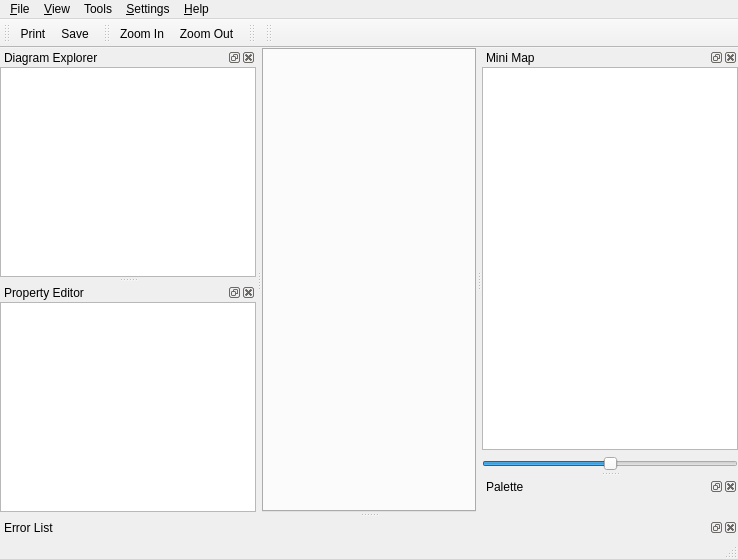
<?xml version="1.0" encoding="UTF-8"?>
<ui version="4.0">
 <class>MainWindowUi</class>
 <widget class="QMainWindow" name="MainWindowUi">
  <property name="geometry">
   <rect>
    <x>0</x>
    <y>0</y>
    <width>738</width>
    <height>559</height>
   </rect>
  </property>
  <property name="windowTitle">
   <string>QReal</string>
  </property>
  <property name="windowIcon">
   <iconset resource="../qrgui.qrc">
    <normaloff>:/icons/qreal.png</normaloff>:/icons/qreal.png</iconset>
  </property>
  <widget class="QWidget" name="centralwidget">
   <layout class="QGridLayout">
    <property name="margin">
     <number>0</number>
    </property>
    <property name="spacing">
     <number>0</number>
    </property>
    <item row="0" column="0">
     <widget class="QTabWidget" name="tabs"/>
    </item>
   </layout>
  </widget>
  <widget class="QMenuBar" name="menubar">
   <property name="geometry">
    <rect>
     <x>0</x>
     <y>0</y>
     <width>738</width>
     <height>21</height>
    </rect>
   </property>
   <widget class="QMenu" name="menu_File">
    <property name="title">
     <string>&amp;File</string>
    </property>
    <addaction name="actionOpen"/>
    <addaction name="actionSave"/>
    <addaction name="actionSave_as"/>
    <addaction name="actionPrint"/>
    <addaction name="actionMakeSvg"/>
    <addaction name="separator"/>
    <addaction name="actionQuit"/>
   </widget>
   <widget class="QMenu" name="menu_View">
    <property name="title">
     <string>&amp;View</string>
    </property>
    <addaction name="actionZoom_In"/>
    <addaction name="actionZoom_Out"/>
    <addaction name="separator"/>
    <addaction name="actionAntialiasing"/>
    <addaction name="actionOpenGL_Renderer"/>
    <addaction name="actionShowSplash"/>
   </widget>
   <widget class="QMenu" name="menuHelp">
    <property name="title">
     <string>&amp;Help</string>
    </property>
    <addaction name="actionHelp"/>
    <addaction name="separator"/>
    <addaction name="actionAbout"/>
    <addaction name="actionAboutQt"/>
   </widget>
   <widget class="QMenu" name="menuSettings">
    <property name="title">
     <string>&amp;Settings</string>
    </property>
    <addaction name="actionPreferences"/>
    <addaction name="actionPlugins"/>
    <addaction name="actionShow_grid"/>
    <addaction name="actionSwitch_on_grid"/>
    <addaction name="actionSwitch_on_alignment"/>
   </widget>
   <widget class="QMenu" name="menuTools">
    <property name="title">
     <string>Tools</string>
    </property>
    <addaction name="actionClear"/>
    <addaction name="separator"/>
   </widget>
   <addaction name="menu_File"/>
   <addaction name="menu_View"/>
   <addaction name="menuTools"/>
   <addaction name="menuSettings"/>
   <addaction name="menuHelp"/>
  </widget>
  <widget class="QStatusBar" name="statusbar"/>
  <widget class="QDockWidget" name="diagramDock">
   <property name="allowedAreas">
    <set>Qt::AllDockWidgetAreas</set>
   </property>
   <property name="windowTitle">
    <string>Diagram Explorer</string>
   </property>
   <attribute name="dockWidgetArea">
    <number>1</number>
   </attribute>
   <widget class="QWidget" name="dockWidgetContents_2">
    <layout class="QHBoxLayout">
     <property name="spacing">
      <number>6</number>
     </property>
     <property name="margin">
      <number>0</number>
     </property>
     <item>
      <widget class="QTreeView" name="diagramExplorer">
       <property name="contextMenuPolicy">
        <enum>Qt::ActionsContextMenu</enum>
       </property>
       <property name="acceptDrops">
        <bool>true</bool>
       </property>
       <property name="dragDropMode">
        <enum>QAbstractItemView::DragDrop</enum>
       </property>
      </widget>
     </item>
    </layout>
   </widget>
  </widget>
  <widget class="QToolBar" name="fileToolbar">
   <property name="windowTitle">
    <string>File Toolbar</string>
   </property>
   <property name="orientation">
    <enum>Qt::Horizontal</enum>
   </property>
   <attribute name="toolBarArea">
    <enum>TopToolBarArea</enum>
   </attribute>
   <attribute name="toolBarBreak">
    <bool>false</bool>
   </attribute>
   <addaction name="actionPrint"/>
   <addaction name="actionSave"/>
  </widget>
  <widget class="QDockWidget" name="minimapDock">
   <property name="windowTitle">
    <string>Mini Map</string>
   </property>
   <attribute name="dockWidgetArea">
    <number>2</number>
   </attribute>
   <widget class="QWidget" name="dockWidgetContents_4">
    <layout class="QVBoxLayout">
     <property name="spacing">
      <number>6</number>
     </property>
     <property name="margin">
      <number>0</number>
     </property>
     <item>
      <widget class="QGraphicsView" name="minimapView">
       <property name="dragMode">
        <enum>QGraphicsView::ScrollHandDrag</enum>
       </property>
      </widget>
     </item>
     <item>
      <widget class="QSlider" name="minimapZoomSlider">
       <property name="maximum">
        <number>50</number>
       </property>
       <property name="value">
        <number>25</number>
       </property>
       <property name="orientation">
        <enum>Qt::Horizontal</enum>
       </property>
      </widget>
     </item>
    </layout>
   </widget>
  </widget>
  <widget class="QDockWidget" name="paletteDock">
   <property name="windowTitle">
    <string>Palette</string>
   </property>
   <attribute name="dockWidgetArea">
    <number>2</number>
   </attribute>
   <widget class="QWidget" name="dockWidgetContents_5">
    <layout class="QHBoxLayout">
     <property name="spacing">
      <number>6</number>
     </property>
     <property name="margin">
      <number>0</number>
     </property>
     <item>
      <widget class="qReal::gui::PaletteToolbox" name="paletteToolbox"/>
     </item>
    </layout>
   </widget>
  </widget>
  <widget class="QToolBar" name="viewToolbar">
   <property name="windowTitle">
    <string>View Toolbar</string>
   </property>
   <attribute name="toolBarArea">
    <enum>TopToolBarArea</enum>
   </attribute>
   <attribute name="toolBarBreak">
    <bool>false</bool>
   </attribute>
   <addaction name="actionZoom_In"/>
   <addaction name="actionZoom_Out"/>
  </widget>
  <widget class="QDockWidget" name="propertyDock">
   <property name="windowTitle">
    <string>Property Editor</string>
   </property>
   <attribute name="dockWidgetArea">
    <number>1</number>
   </attribute>
   <widget class="QWidget" name="dockWidgetContents">
    <layout class="QVBoxLayout">
     <property name="spacing">
      <number>6</number>
     </property>
     <property name="margin">
      <number>0</number>
     </property>
     <item>
      <widget class="QTableView" name="propertyEditor">
       <property name="alternatingRowColors">
        <bool>true</bool>
       </property>
       <property name="showGrid">
        <bool>false</bool>
       </property>
      </widget>
     </item>
    </layout>
   </widget>
  </widget>
  <widget class="QToolBar" name="generatorsToolbar">
   <property name="windowTitle">
    <string>toolBar</string>
   </property>
   <attribute name="toolBarArea">
    <enum>TopToolBarArea</enum>
   </attribute>
   <attribute name="toolBarBreak">
    <bool>false</bool>
   </attribute>
  </widget>
  <widget class="QToolBar" name="parsersToolbar">
   <property name="windowTitle">
    <string>toolBar</string>
   </property>
   <attribute name="toolBarArea">
    <enum>TopToolBarArea</enum>
   </attribute>
   <attribute name="toolBarBreak">
    <bool>false</bool>
   </attribute>
  </widget>
  <widget class="QDockWidget" name="ErrorDock">
   <property name="acceptDrops">
    <bool>false</bool>
   </property>
   <property name="autoFillBackground">
    <bool>true</bool>
   </property>
   <property name="windowTitle">
    <string>Error List</string>
   </property>
   <attribute name="dockWidgetArea">
    <number>8</number>
   </attribute>
   <widget class="QWidget" name="dockWidgetContents_6">
    <widget class="QListWidget" name="ErrorListWidget">
     <property name="geometry">
      <rect>
       <x>0</x>
       <y>0</y>
       <width>321</width>
       <height>191</height>
      </rect>
     </property>
    </widget>
   </widget>
  </widget>
  <action name="actionQuit">
   <property name="checkable">
    <bool>false</bool>
   </property>
   <property name="text">
    <string>&amp;Quit</string>
   </property>
  </action>
  <action name="actionConnect">
   <property name="icon">
    <iconset>
     <normaloff>:/icons/database_connected.png</normaloff>:/icons/database_connected.png</iconset>
   </property>
   <property name="text">
    <string>&amp;Connect</string>
   </property>
  </action>
  <action name="actionZoom_In">
   <property name="icon">
    <iconset resource="../qrgui.qrc">
     <normaloff>:/icons/zoomin.png</normaloff>:/icons/zoomin.png</iconset>
   </property>
   <property name="text">
    <string>Zoom In</string>
   </property>
  </action>
  <action name="actionZoom_Out">
   <property name="icon">
    <iconset resource="../qrgui.qrc">
     <normaloff>:/icons/zoomout.png</normaloff>:/icons/zoomout.png</iconset>
   </property>
   <property name="text">
    <string>Zoom Out</string>
   </property>
  </action>
  <action name="actionAntialiasing">
   <property name="checkable">
    <bool>true</bool>
   </property>
   <property name="checked">
    <bool>true</bool>
   </property>
   <property name="text">
    <string>Antialiasing</string>
   </property>
  </action>
  <action name="actionOpenGL_Renderer">
   <property name="checkable">
    <bool>true</bool>
   </property>
   <property name="text">
    <string>OpenGL Renderer</string>
   </property>
  </action>
  <action name="actionPrint">
   <property name="icon">
    <iconset resource="../qrgui.qrc">
     <normaloff>:/icons/print.png</normaloff>:/icons/print.png</iconset>
   </property>
   <property name="text">
    <string>Print</string>
   </property>
  </action>
  <action name="actionMakeSvg">
   <property name="text">
    <string>Export to SVG</string>
   </property>
  </action>
  <action name="actionDisconnect">
   <property name="icon">
    <iconset>
     <normaloff>:/icons/database_disconnect.png</normaloff>:/icons/database_disconnect.png</iconset>
   </property>
   <property name="text">
    <string>&amp;Disconnect</string>
   </property>
  </action>
  <action name="actionDeleteFromDiagram">
   <property name="text">
    <string>Delete</string>
   </property>
   <property name="shortcut">
    <string>Del</string>
   </property>
   <property name="shortcutContext">
    <enum>Qt::WidgetShortcut</enum>
   </property>
  </action>
  <action name="openNewTab">
   <property name="text">
    <string>Open in new tab</string>
   </property>
  </action>
  <action name="actionHelp">
   <property name="text">
    <string>Small Help</string>
   </property>
  </action>
  <action name="actionAbout">
   <property name="text">
    <string>About...</string>
   </property>
  </action>
  <action name="actionAboutQt">
   <property name="text">
    <string>About Qt...</string>
   </property>
  </action>
  <action name="actionPlugins">
   <property name="checkable">
    <bool>false</bool>
   </property>
   <property name="text">
    <string>Plugins...</string>
   </property>
  </action>
  <action name="actionShowSplash">
   <property name="checkable">
    <bool>true</bool>
   </property>
   <property name="checked">
    <bool>true</bool>
   </property>
   <property name="text">
    <string>Show splashscreen</string>
   </property>
  </action>
  <action name="actionClear">
   <property name="icon">
    <iconset resource="../qrgui.qrc">
     <normaloff>:/icons/clear.png</normaloff>:/icons/clear.png</iconset>
   </property>
   <property name="text">
    <string>Exterminatus</string>
   </property>
  </action>
  <action name="actionSave">
   <property name="text">
    <string>Save</string>
   </property>
  </action>
  <action name="actionSave_as">
   <property name="text">
    <string>Save as...</string>
   </property>
  </action>
  <action name="actionOpen">
   <property name="text">
    <string>Open...</string>
   </property>
  </action>
  <action name="actionShow_grid">
   <property name="checkable">
    <bool>true</bool>
   </property>
   <property name="checked">
    <bool>true</bool>
   </property>
   <property name="text">
    <string>Show grid</string>
   </property>
  </action>
  <action name="actionSwitch_on_grid">
   <property name="checkable">
    <bool>true</bool>
   </property>
   <property name="text">
    <string>Switch on grid</string>
   </property>
  </action>
  <action name="actionPreferences">
   <property name="text">
    <string>Preferences...</string>
   </property>
  </action>
  <action name="actionSwitch_on_alignment">
   <property name="checkable">
    <bool>true</bool>
   </property>
   <property name="checked">
    <bool>true</bool>
   </property>
   <property name="text">
    <string>Switch on alignment</string>
   </property>
  </action>
 </widget>
 <layoutdefault spacing="0" margin="0"/>
 <customwidgets>
  <customwidget>
   <class>qReal::gui::PaletteToolbox</class>
   <extends>QToolBox</extends>
   <header>paletteToolbox.h</header>
   <container>1</container>
  </customwidget>
 </customwidgets>
 <resources>
  <include location="../qrgui.qrc"/>
 </resources>
 <connections/>
</ui>
